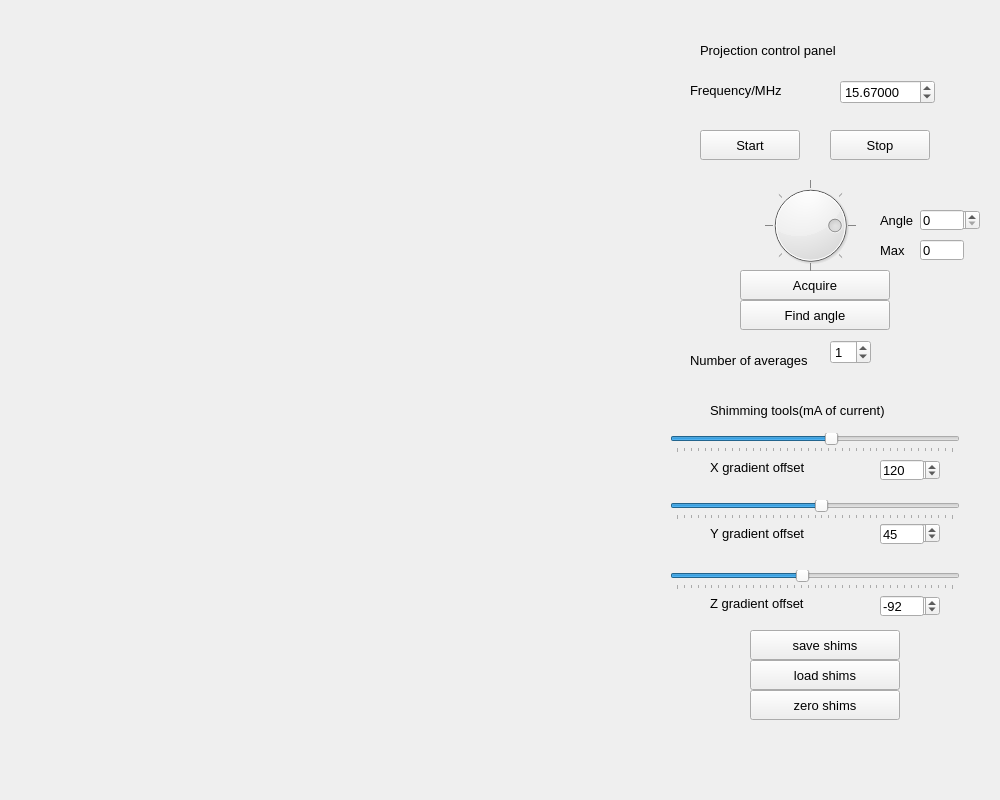
<?xml version="1.0" encoding="UTF-8"?>
<ui version="4.0">
 <class>mri_rt_proj_Widget</class>
 <widget class="QWidget" name="mri_rt_proj_Widget">
  <property name="geometry">
   <rect>
    <x>0</x>
    <y>0</y>
    <width>1000</width>
    <height>800</height>
   </rect>
  </property>
  <property name="windowTitle">
   <string>Proj</string>
  </property>
  <widget class="QWidget" name="plotWidget" native="true">
   <property name="geometry">
    <rect>
     <x>20</x>
     <y>10</y>
     <width>600</width>
     <height>700</height>
    </rect>
   </property>
   <property name="sizePolicy">
    <sizepolicy hsizetype="Expanding" vsizetype="Preferred">
     <horstretch>0</horstretch>
     <verstretch>0</verstretch>
    </sizepolicy>
   </property>
   <property name="minimumSize">
    <size>
     <width>0</width>
     <height>0</height>
    </size>
   </property>
   <layout class="QVBoxLayout" name="plotLayout"/>
  </widget>
  <widget class="QWidget" name="controlWidget" native="true">
   <property name="enabled">
    <bool>true</bool>
   </property>
   <property name="geometry">
    <rect>
     <x>640</x>
     <y>10</y>
     <width>511</width>
     <height>781</height>
    </rect>
   </property>
   <property name="sizePolicy">
    <sizepolicy hsizetype="Preferred" vsizetype="Preferred">
     <horstretch>0</horstretch>
     <verstretch>0</verstretch>
    </sizepolicy>
   </property>
   <property name="minimumSize">
    <size>
     <width>300</width>
     <height>0</height>
    </size>
   </property>
   <property name="font">
    <font>
     <pointsize>10</pointsize>
    </font>
   </property>
   <widget class="QLabel" name="freqLabel">
    <property name="geometry">
     <rect>
      <x>50</x>
      <y>70</y>
      <width>131</width>
      <height>20</height>
     </rect>
    </property>
    <property name="text">
     <string>Frequency/MHz</string>
    </property>
   </widget>
   <widget class="QPushButton" name="startButton">
    <property name="geometry">
     <rect>
      <x>60</x>
      <y>120</y>
      <width>100</width>
      <height>30</height>
     </rect>
    </property>
    <property name="text">
     <string>Start</string>
    </property>
   </widget>
   <widget class="QDoubleSpinBox" name="freqValue">
    <property name="geometry">
     <rect>
      <x>200</x>
      <y>70</y>
      <width>95</width>
      <height>24</height>
     </rect>
    </property>
    <property name="font">
     <font>
      <pointsize>10</pointsize>
     </font>
    </property>
    <property name="decimals">
     <number>5</number>
    </property>
    <property name="maximum">
     <double>60.000000000000000</double>
    </property>
    <property name="singleStep">
     <double>0.001000000000000</double>
    </property>
    <property name="value">
     <double>15.670000000000000</double>
    </property>
   </widget>
   <widget class="QPushButton" name="stopButton">
    <property name="geometry">
     <rect>
      <x>190</x>
      <y>120</y>
      <width>100</width>
      <height>30</height>
     </rect>
    </property>
    <property name="text">
     <string>Stop</string>
    </property>
   </widget>
   <widget class="QPushButton" name="acquireButton">
    <property name="geometry">
     <rect>
      <x>100</x>
      <y>260</y>
      <width>150</width>
      <height>30</height>
     </rect>
    </property>
    <property name="text">
     <string>Acquire</string>
    </property>
   </widget>
   <widget class="QLabel" name="ProjLabel">
    <property name="geometry">
     <rect>
      <x>60</x>
      <y>30</y>
      <width>221</width>
      <height>20</height>
     </rect>
    </property>
    <property name="text">
     <string>Projection control panel</string>
    </property>
   </widget>
   <widget class="QPushButton" name="loadShimButton">
    <property name="geometry">
     <rect>
      <x>110</x>
      <y>650</y>
      <width>150</width>
      <height>30</height>
     </rect>
    </property>
    <property name="text">
     <string>load shims</string>
    </property>
   </widget>
   <widget class="QPushButton" name="zeroShimButton">
    <property name="geometry">
     <rect>
      <x>110</x>
      <y>680</y>
      <width>150</width>
      <height>30</height>
     </rect>
    </property>
    <property name="text">
     <string>zero shims</string>
    </property>
   </widget>
   <widget class="QDial" name="dial">
    <property name="geometry">
     <rect>
      <x>120</x>
      <y>170</y>
      <width>101</width>
      <height>91</height>
     </rect>
    </property>
    <property name="maximum">
     <number>360</number>
    </property>
    <property name="value">
     <number>90</number>
    </property>
    <property name="sliderPosition">
     <number>90</number>
    </property>
    <property name="invertedAppearance">
     <bool>true</bool>
    </property>
    <property name="invertedControls">
     <bool>false</bool>
    </property>
    <property name="wrapping">
     <bool>true</bool>
    </property>
    <property name="notchTarget">
     <double>45.000000000000000</double>
    </property>
    <property name="notchesVisible">
     <bool>true</bool>
    </property>
   </widget>
   <widget class="QLabel" name="numAvgLabel">
    <property name="geometry">
     <rect>
      <x>50</x>
      <y>340</y>
      <width>131</width>
      <height>20</height>
     </rect>
    </property>
    <property name="text">
     <string>Number of averages</string>
    </property>
   </widget>
   <widget class="QDoubleSpinBox" name="numAvg">
    <property name="geometry">
     <rect>
      <x>190</x>
      <y>330</y>
      <width>41</width>
      <height>24</height>
     </rect>
    </property>
    <property name="font">
     <font>
      <pointsize>10</pointsize>
     </font>
    </property>
    <property name="decimals">
     <number>0</number>
    </property>
    <property name="maximum">
     <double>60.000000000000000</double>
    </property>
    <property name="singleStep">
     <double>1.000000000000000</double>
    </property>
    <property name="value">
     <double>1.000000000000000</double>
    </property>
   </widget>
   <widget class="QLabel" name="shimmingLabel">
    <property name="geometry">
     <rect>
      <x>70</x>
      <y>390</y>
      <width>260</width>
      <height>20</height>
     </rect>
    </property>
    <property name="text">
     <string>Shimming tools(mA of current)</string>
    </property>
   </widget>
   <widget class="QSlider" name="horizontalSlider_x">
    <property name="geometry">
     <rect>
      <x>30</x>
      <y>423</y>
      <width>290</width>
      <height>20</height>
     </rect>
    </property>
    <property name="minimum">
     <number>-1000</number>
    </property>
    <property name="maximum">
     <number>1000</number>
    </property>
    <property name="value">
     <number>120</number>
    </property>
    <property name="orientation">
     <enum>Qt::Horizontal</enum>
    </property>
    <property name="invertedAppearance">
     <bool>false</bool>
    </property>
    <property name="tickPosition">
     <enum>QSlider::TicksBelow</enum>
    </property>
    <property name="tickInterval">
     <number>50</number>
    </property>
   </widget>
   <widget class="QLabel" name="gradoffsetLabel_x">
    <property name="geometry">
     <rect>
      <x>70</x>
      <y>447</y>
      <width>150</width>
      <height>20</height>
     </rect>
    </property>
    <property name="text">
     <string>X gradient offset</string>
    </property>
   </widget>
   <widget class="QLineEdit" name="gradOffset_disp_x">
    <property name="enabled">
     <bool>true</bool>
    </property>
    <property name="geometry">
     <rect>
      <x>240</x>
      <y>450</y>
      <width>44</width>
      <height>20</height>
     </rect>
    </property>
    <property name="text">
     <string>120</string>
    </property>
   </widget>
   <widget class="QSpinBox" name="gradOffset_x">
    <property name="geometry">
     <rect>
      <x>240</x>
      <y>450</y>
      <width>60</width>
      <height>20</height>
     </rect>
    </property>
    <property name="minimum">
     <number>-1000</number>
    </property>
    <property name="maximum">
     <number>1000</number>
    </property>
    <property name="value">
     <number>120</number>
    </property>
   </widget>
   <widget class="QSlider" name="horizontalSlider_y">
    <property name="geometry">
     <rect>
      <x>30</x>
      <y>490</y>
      <width>290</width>
      <height>20</height>
     </rect>
    </property>
    <property name="minimum">
     <number>-1000</number>
    </property>
    <property name="maximum">
     <number>1000</number>
    </property>
    <property name="value">
     <number>45</number>
    </property>
    <property name="orientation">
     <enum>Qt::Horizontal</enum>
    </property>
    <property name="invertedAppearance">
     <bool>false</bool>
    </property>
    <property name="tickPosition">
     <enum>QSlider::TicksBelow</enum>
    </property>
    <property name="tickInterval">
     <number>50</number>
    </property>
   </widget>
   <widget class="QLabel" name="gradoffsetLabel_y">
    <property name="geometry">
     <rect>
      <x>70</x>
      <y>513</y>
      <width>150</width>
      <height>20</height>
     </rect>
    </property>
    <property name="text">
     <string>Y gradient offset</string>
    </property>
   </widget>
   <widget class="QSlider" name="horizontalSlider_z">
    <property name="geometry">
     <rect>
      <x>30</x>
      <y>560</y>
      <width>290</width>
      <height>20</height>
     </rect>
    </property>
    <property name="minimum">
     <number>-1000</number>
    </property>
    <property name="maximum">
     <number>1000</number>
    </property>
    <property name="value">
     <number>-92</number>
    </property>
    <property name="orientation">
     <enum>Qt::Horizontal</enum>
    </property>
    <property name="invertedAppearance">
     <bool>false</bool>
    </property>
    <property name="tickPosition">
     <enum>QSlider::TicksBelow</enum>
    </property>
    <property name="tickInterval">
     <number>50</number>
    </property>
   </widget>
   <widget class="QLabel" name="gradoffsetLabel_z">
    <property name="geometry">
     <rect>
      <x>70</x>
      <y>583</y>
      <width>150</width>
      <height>20</height>
     </rect>
    </property>
    <property name="text">
     <string>Z gradient offset</string>
    </property>
   </widget>
   <widget class="QSpinBox" name="gradOffset_y">
    <property name="geometry">
     <rect>
      <x>240</x>
      <y>513</y>
      <width>60</width>
      <height>20</height>
     </rect>
    </property>
    <property name="minimum">
     <number>-1000</number>
    </property>
    <property name="maximum">
     <number>1000</number>
    </property>
    <property name="value">
     <number>45</number>
    </property>
   </widget>
   <widget class="QLineEdit" name="gradOffset_disp_y">
    <property name="geometry">
     <rect>
      <x>240</x>
      <y>514</y>
      <width>44</width>
      <height>20</height>
     </rect>
    </property>
    <property name="text">
     <string>45</string>
    </property>
   </widget>
   <widget class="QSpinBox" name="gradOffset_z">
    <property name="geometry">
     <rect>
      <x>240</x>
      <y>586</y>
      <width>60</width>
      <height>20</height>
     </rect>
    </property>
    <property name="minimum">
     <number>-1000</number>
    </property>
    <property name="maximum">
     <number>1000</number>
    </property>
    <property name="value">
     <number>-92</number>
    </property>
   </widget>
   <widget class="QLineEdit" name="gradOffset_disp_z">
    <property name="geometry">
     <rect>
      <x>240</x>
      <y>586</y>
      <width>44</width>
      <height>20</height>
     </rect>
    </property>
    <property name="text">
     <string>-92</string>
    </property>
   </widget>
   <widget class="QPushButton" name="saveShimButton">
    <property name="geometry">
     <rect>
      <x>110</x>
      <y>620</y>
      <width>150</width>
      <height>30</height>
     </rect>
    </property>
    <property name="text">
     <string>save shims</string>
    </property>
   </widget>
   <widget class="QPushButton" name="searchButton">
    <property name="geometry">
     <rect>
      <x>100</x>
      <y>290</y>
      <width>150</width>
      <height>30</height>
     </rect>
    </property>
    <property name="text">
     <string>Find angle</string>
    </property>
   </widget>
   <widget class="QLabel" name="angleLabel">
    <property name="geometry">
     <rect>
      <x>240</x>
      <y>200</y>
      <width>41</width>
      <height>21</height>
     </rect>
    </property>
    <property name="text">
     <string>Angle</string>
    </property>
   </widget>
   <widget class="QSpinBox" name="angleSpin">
    <property name="geometry">
     <rect>
      <x>280</x>
      <y>200</y>
      <width>60</width>
      <height>20</height>
     </rect>
    </property>
    <property name="minimum">
     <number>0</number>
    </property>
    <property name="maximum">
     <number>360</number>
    </property>
    <property name="value">
     <number>0</number>
    </property>
   </widget>
   <widget class="QLineEdit" name="angleDisp">
    <property name="enabled">
     <bool>true</bool>
    </property>
    <property name="geometry">
     <rect>
      <x>280</x>
      <y>200</y>
      <width>44</width>
      <height>20</height>
     </rect>
    </property>
    <property name="text">
     <string>0</string>
    </property>
   </widget>
   <widget class="QLabel" name="maxAngleLabel">
    <property name="geometry">
     <rect>
      <x>240</x>
      <y>230</y>
      <width>71</width>
      <height>21</height>
     </rect>
    </property>
    <property name="text">
     <string>Max</string>
    </property>
   </widget>
   <widget class="QLineEdit" name="maxAngleDisp">
    <property name="enabled">
     <bool>true</bool>
    </property>
    <property name="geometry">
     <rect>
      <x>280</x>
      <y>230</y>
      <width>44</width>
      <height>20</height>
     </rect>
    </property>
    <property name="text">
     <string>0</string>
    </property>
   </widget>
   <zorder>gradOffset_z</zorder>
   <zorder>angleSpin</zorder>
   <zorder>gradOffset_x</zorder>
   <zorder>freqLabel</zorder>
   <zorder>startButton</zorder>
   <zorder>freqValue</zorder>
   <zorder>stopButton</zorder>
   <zorder>acquireButton</zorder>
   <zorder>ProjLabel</zorder>
   <zorder>loadShimButton</zorder>
   <zorder>zeroShimButton</zorder>
   <zorder>dial</zorder>
   <zorder>numAvgLabel</zorder>
   <zorder>numAvg</zorder>
   <zorder>shimmingLabel</zorder>
   <zorder>horizontalSlider_x</zorder>
   <zorder>gradoffsetLabel_x</zorder>
   <zorder>gradOffset_disp_x</zorder>
   <zorder>horizontalSlider_y</zorder>
   <zorder>gradoffsetLabel_y</zorder>
   <zorder>horizontalSlider_z</zorder>
   <zorder>gradoffsetLabel_z</zorder>
   <zorder>gradOffset_y</zorder>
   <zorder>gradOffset_disp_y</zorder>
   <zorder>gradOffset_disp_z</zorder>
   <zorder>saveShimButton</zorder>
   <zorder>searchButton</zorder>
   <zorder>angleLabel</zorder>
   <zorder>angleDisp</zorder>
   <zorder>maxAngleLabel</zorder>
   <zorder>maxAngleDisp</zorder>
  </widget>
 </widget>
 <resources/>
 <connections/>
</ui>
